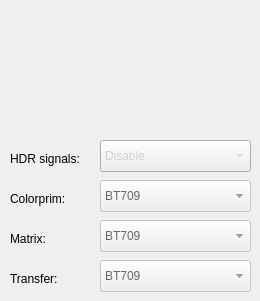
    <widget class="QWidget" name="tab_6">
     <attribute name="title">
      <string>Advanced</string>
     </attribute>
     <widget class="QComboBox" name="comboBox_9">
      <property name="enabled">
       <bool>false</bool>
      </property>
      <property name="geometry">
       <rect>
        <x>100</x>
        <y>180</y>
        <width>151</width>
        <height>32</height>
       </rect>
      </property>
      <property name="palette">
       <palette>
        <active>
         <colorrole role="Text">
          <brush brushstyle="SolidPattern">
           <color alpha="255">
            <red>210</red>
            <green>210</green>
            <blue>210</blue>
           </color>
          </brush>
         </colorrole>
         <colorrole role="ButtonText">
          <brush brushstyle="SolidPattern">
           <color alpha="255">
            <red>210</red>
            <green>210</green>
            <blue>210</blue>
           </color>
          </brush>
         </colorrole>
         <colorrole role="PlaceholderText">
          <brush brushstyle="NoBrush">
           <color alpha="128">
            <red>210</red>
            <green>210</green>
            <blue>210</blue>
           </color>
          </brush>
         </colorrole>
        </active>
        <inactive>
         <colorrole role="Text">
          <brush brushstyle="SolidPattern">
           <color alpha="255">
            <red>210</red>
            <green>210</green>
            <blue>210</blue>
           </color>
          </brush>
         </colorrole>
         <colorrole role="ButtonText">
          <brush brushstyle="SolidPattern">
           <color alpha="255">
            <red>210</red>
            <green>210</green>
            <blue>210</blue>
           </color>
          </brush>
         </colorrole>
         <colorrole role="PlaceholderText">
          <brush brushstyle="NoBrush">
           <color alpha="128">
            <red>210</red>
            <green>210</green>
            <blue>210</blue>
           </color>
          </brush>
         </colorrole>
        </inactive>
        <disabled>
         <colorrole role="Text">
          <brush brushstyle="SolidPattern">
           <color alpha="255">
            <red>104</red>
            <green>104</green>
            <blue>104</blue>
           </color>
          </brush>
         </colorrole>
         <colorrole role="ButtonText">
          <brush brushstyle="SolidPattern">
           <color alpha="255">
            <red>104</red>
            <green>104</green>
            <blue>104</blue>
           </color>
          </brush>
         </colorrole>
         <colorrole role="PlaceholderText">
          <brush brushstyle="NoBrush">
           <color alpha="128">
            <red>210</red>
            <green>210</green>
            <blue>210</blue>
           </color>
          </brush>
         </colorrole>
        </disabled>
       </palette>
      </property>
      <property name="contextMenuPolicy">
       <enum>Qt::DefaultContextMenu</enum>
      </property>
      <property name="editable">
       <bool>false</bool>
      </property>
      <property name="currentText">
       <string>BT709</string>
      </property>
      <item>
       <property name="text">
        <string>BT709</string>
       </property>
      </item>
      <item>
       <property name="text">
        <string>BT2020</string>
       </property>
      </item>
     </widget>
     <widget class="QLabel" name="label_15">
      <property name="geometry">
       <rect>
        <x>10</x>
        <y>190</y>
        <width>81</width>
        <height>18</height>
       </rect>
      </property>
      <property name="text">
       <string>Colorprim:</string>
      </property>
     </widget>
     <widget class="QLabel" name="label_16">
      <property name="geometry">
       <rect>
        <x>10</x>
        <y>150</y>
        <width>81</width>
        <height>18</height>
       </rect>
      </property>
      <property name="text">
       <string>HDR signals:</string>
      </property>
     </widget>
     <widget class="QComboBox" name="comboBox_8">
      <property name="enabled">
       <bool>true</bool>
      </property>
      <property name="geometry">
       <rect>
        <x>100</x>
        <y>140</y>
        <width>151</width>
        <height>32</height>
       </rect>
      </property>
      <property name="palette">
       <palette>
        <active>
         <colorrole role="Text">
          <brush brushstyle="SolidPattern">
           <color alpha="255">
            <red>210</red>
            <green>210</green>
            <blue>210</blue>
           </color>
          </brush>
         </colorrole>
         <colorrole role="ButtonText">
          <brush brushstyle="SolidPattern">
           <color alpha="255">
            <red>210</red>
            <green>210</green>
            <blue>210</blue>
           </color>
          </brush>
         </colorrole>
         <colorrole role="PlaceholderText">
          <brush brushstyle="NoBrush">
           <color alpha="128">
            <red>210</red>
            <green>210</green>
            <blue>210</blue>
           </color>
          </brush>
         </colorrole>
        </active>
        <inactive>
         <colorrole role="Text">
          <brush brushstyle="SolidPattern">
           <color alpha="255">
            <red>210</red>
            <green>210</green>
            <blue>210</blue>
           </color>
          </brush>
         </colorrole>
         <colorrole role="ButtonText">
          <brush brushstyle="SolidPattern">
           <color alpha="255">
            <red>210</red>
            <green>210</green>
            <blue>210</blue>
           </color>
          </brush>
         </colorrole>
         <colorrole role="PlaceholderText">
          <brush brushstyle="NoBrush">
           <color alpha="128">
            <red>210</red>
            <green>210</green>
            <blue>210</blue>
           </color>
          </brush>
         </colorrole>
        </inactive>
        <disabled>
         <colorrole role="Text">
          <brush brushstyle="SolidPattern">
           <color alpha="255">
            <red>104</red>
            <green>104</green>
            <blue>104</blue>
           </color>
          </brush>
         </colorrole>
         <colorrole role="ButtonText">
          <brush brushstyle="SolidPattern">
           <color alpha="255">
            <red>104</red>
            <green>104</green>
            <blue>104</blue>
           </color>
          </brush>
         </colorrole>
         <colorrole role="PlaceholderText">
          <brush brushstyle="NoBrush">
           <color alpha="128">
            <red>210</red>
            <green>210</green>
            <blue>210</blue>
           </color>
          </brush>
         </colorrole>
        </disabled>
       </palette>
      </property>
      <property name="contextMenuPolicy">
       <enum>Qt::DefaultContextMenu</enum>
      </property>
      <property name="editable">
       <bool>false</bool>
      </property>
      <property name="currentText">
       <string>Disable</string>
      </property>
      <item>
       <property name="text">
        <string>Disable</string>
       </property>
      </item>
      <item>
       <property name="text">
        <string>Enable</string>
       </property>
      </item>
     </widget>
     <widget class="QLabel" name="label_17">
      <property name="geometry">
       <rect>
        <x>10</x>
        <y>230</y>
        <width>81</width>
        <height>18</height>
       </rect>
      </property>
      <property name="text">
       <string>Matrix:</string>
      </property>
     </widget>
     <widget class="QComboBox" name="comboBox_10">
      <property name="enabled">
       <bool>false</bool>
      </property>
      <property name="geometry">
       <rect>
        <x>100</x>
        <y>220</y>
        <width>151</width>
        <height>32</height>
       </rect>
      </property>
      <property name="palette">
       <palette>
        <active>
         <colorrole role="Text">
          <brush brushstyle="SolidPattern">
           <color alpha="255">
            <red>210</red>
            <green>210</green>
            <blue>210</blue>
           </color>
          </brush>
         </colorrole>
         <colorrole role="ButtonText">
          <brush brushstyle="SolidPattern">
           <color alpha="255">
            <red>210</red>
            <green>210</green>
            <blue>210</blue>
           </color>
          </brush>
         </colorrole>
         <colorrole role="PlaceholderText">
          <brush brushstyle="NoBrush">
           <color alpha="128">
            <red>210</red>
            <green>210</green>
            <blue>210</blue>
           </color>
          </brush>
         </colorrole>
        </active>
        <inactive>
         <colorrole role="Text">
          <brush brushstyle="SolidPattern">
           <color alpha="255">
            <red>210</red>
            <green>210</green>
            <blue>210</blue>
           </color>
          </brush>
         </colorrole>
         <colorrole role="ButtonText">
          <brush brushstyle="SolidPattern">
           <color alpha="255">
            <red>210</red>
            <green>210</green>
            <blue>210</blue>
           </color>
          </brush>
         </colorrole>
         <colorrole role="PlaceholderText">
          <brush brushstyle="NoBrush">
           <color alpha="128">
            <red>210</red>
            <green>210</green>
            <blue>210</blue>
           </color>
          </brush>
         </colorrole>
        </inactive>
        <disabled>
         <colorrole role="Text">
          <brush brushstyle="SolidPattern">
           <color alpha="255">
            <red>104</red>
            <green>104</green>
            <blue>104</blue>
           </color>
          </brush>
         </colorrole>
         <colorrole role="ButtonText">
          <brush brushstyle="SolidPattern">
           <color alpha="255">
            <red>104</red>
            <green>104</green>
            <blue>104</blue>
           </color>
          </brush>
         </colorrole>
         <colorrole role="PlaceholderText">
          <brush brushstyle="NoBrush">
           <color alpha="128">
            <red>210</red>
            <green>210</green>
            <blue>210</blue>
           </color>
          </brush>
         </colorrole>
        </disabled>
       </palette>
      </property>
      <property name="contextMenuPolicy">
       <enum>Qt::DefaultContextMenu</enum>
      </property>
      <property name="editable">
       <bool>false</bool>
      </property>
      <property name="currentText">
       <string>BT709</string>
      </property>
      <item>
       <property name="text">
        <string>BT709</string>
       </property>
      </item>
      <item>
       <property name="text">
        <string>BT2020NC</string>
       </property>
      </item>
     </widget>
     <widget class="QLabel" name="label_18">
      <property name="geometry">
       <rect>
        <x>10</x>
        <y>270</y>
        <width>81</width>
        <height>18</height>
       </rect>
      </property>
      <property name="text">
       <string>Transfer:</string>
      </property>
     </widget>
     <widget class="QComboBox" name="comboBox_11">
      <property name="enabled">
       <bool>false</bool>
      </property>
      <property name="geometry">
       <rect>
        <x>100</x>
        <y>260</y>
        <width>151</width>
        <height>32</height>
       </rect>
      </property>
      <property name="palette">
       <palette>
        <active>
         <colorrole role="Text">
          <brush brushstyle="SolidPattern">
           <color alpha="255">
            <red>210</red>
            <green>210</green>
            <blue>210</blue>
           </color>
          </brush>
         </colorrole>
         <colorrole role="ButtonText">
          <brush brushstyle="SolidPattern">
           <color alpha="255">
            <red>210</red>
            <green>210</green>
            <blue>210</blue>
           </color>
          </brush>
         </colorrole>
         <colorrole role="PlaceholderText">
          <brush brushstyle="NoBrush">
           <color alpha="128">
            <red>210</red>
            <green>210</green>
            <blue>210</blue>
           </color>
          </brush>
         </colorrole>
        </active>
        <inactive>
         <colorrole role="Text">
          <brush brushstyle="SolidPattern">
           <color alpha="255">
            <red>210</red>
            <green>210</green>
            <blue>210</blue>
           </color>
          </brush>
         </colorrole>
         <colorrole role="ButtonText">
          <brush brushstyle="SolidPattern">
           <color alpha="255">
            <red>210</red>
            <green>210</green>
            <blue>210</blue>
           </color>
          </brush>
         </colorrole>
         <colorrole role="PlaceholderText">
          <brush brushstyle="NoBrush">
           <color alpha="128">
            <red>210</red>
            <green>210</green>
            <blue>210</blue>
           </color>
          </brush>
         </colorrole>
        </inactive>
        <disabled>
         <colorrole role="Text">
          <brush brushstyle="SolidPattern">
           <color alpha="255">
            <red>104</red>
            <green>104</green>
            <blue>104</blue>
           </color>
          </brush>
         </colorrole>
         <colorrole role="ButtonText">
          <brush brushstyle="SolidPattern">
           <color alpha="255">
            <red>104</red>
            <green>104</green>
            <blue>104</blue>
           </color>
          </brush>
         </colorrole>
         <colorrole role="PlaceholderText">
          <brush brushstyle="NoBrush">
           <color alpha="128">
            <red>210</red>
            <green>210</green>
            <blue>210</blue>
           </color>
          </brush>
         </colorrole>
        </disabled>
       </palette>
      </property>
      <property name="contextMenuPolicy">
       <enum>Qt::DefaultContextMenu</enum>
      </property>
      <property name="editable">
       <bool>false</bool>
      </property>
      <property name="currentText">
       <string>BT709</string>
      </property>
      <item>
       <property name="text">
        <string>BT709</string>
       </property>
      </item>
      <item>
       <property name="text">
        <string>HDR10 (smpte2084)</string>
       </property>
      </item>
      <item>
       <property name="text">
        <string>HLG (arib-std-b67)</string>
       </property>
      </item>
     </widget>
    </widget>
